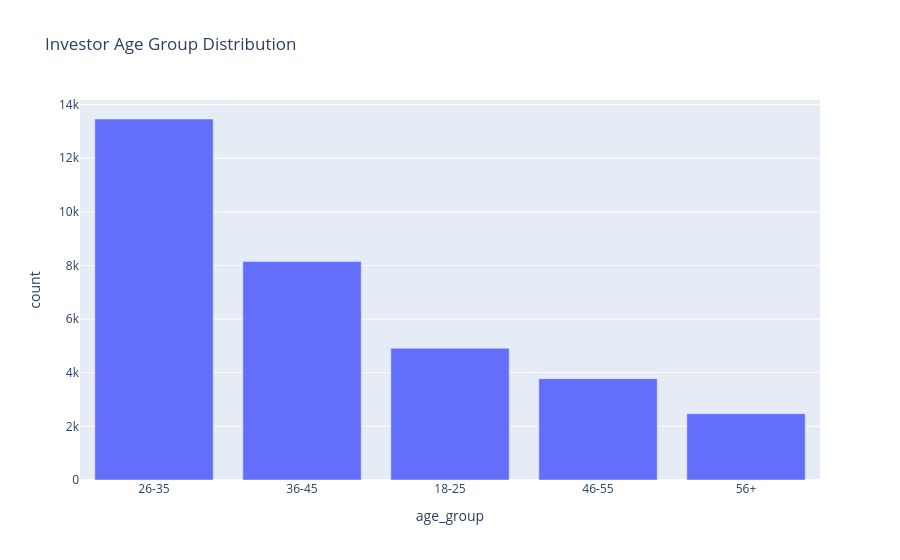

This figure's notebook cell:
### Code cell
#BAR chart
age_data = inv["age_group"].value_counts().reset_index()
age_data.columns = ["age_group", "count"]

fig = px.bar(
    age_data,
    x="age_group",
    y="count",
    title="Investor Age Group Distribution"
)

fig.show()

### Figure 1 — Plotly figure (JSON) as saved in the notebook; plotly's stock layout.template omitted (floating-point values rounded to 4 significant figures)
{"data": [{"hovertemplate": "age_group=%{x}<br>count=%{y}<extra></extra>", "legendgroup": "", "marker": {"color": "#636efa", "pattern": {"shape": ""}}, "name": "", "orientation": "v", "showlegend": false, "textposition": "auto", "type": "bar", "x": ["26-35", "36-45", "18-25", "46-55", "56+"], "xaxis": "x", "y": [13463, 8146, 4916, 3779, 2474], "yaxis": "y"}], "layout": {"barmode": "relative", "legend": {"tracegroupgap": 0}, "title": {"text": "Investor Age Group Distribution"}, "xaxis": {"anchor": "y", "domain": [0, 1], "title": {"text": "age_group"}}, "yaxis": {"anchor": "x", "domain": [0, 1], "title": {"text": "count"}}}}
